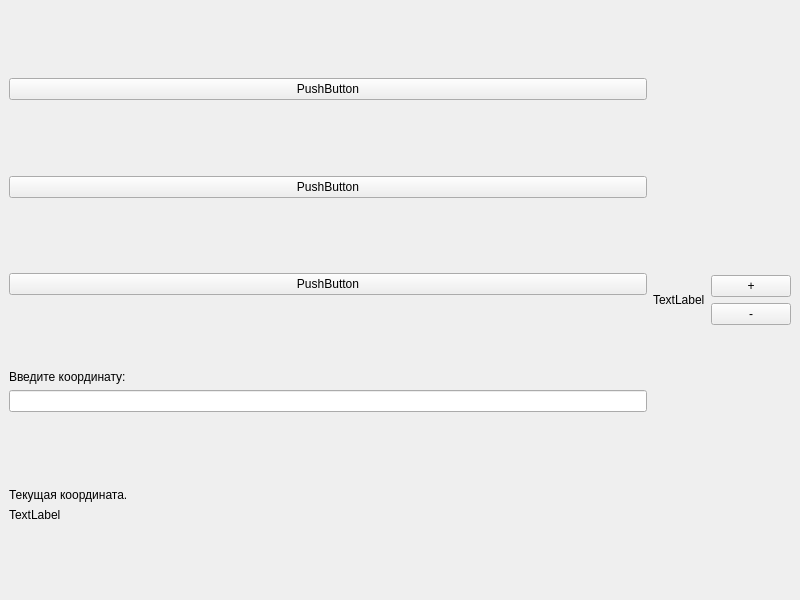
<?xml version="1.0" encoding="UTF-8"?>
<ui version="4.0">
 <class>MainWindow</class>
 <widget class="QMainWindow" name="MainWindow">
  <property name="geometry">
   <rect>
    <x>0</x>
    <y>0</y>
    <width>800</width>
    <height>600</height>
   </rect>
  </property>
  <property name="windowTitle">
   <string>MainWindow</string>
  </property>
  <widget class="QWidget" name="centralwidget">
   <layout class="QHBoxLayout" name="horizontalLayout_2">
    <item>
     <layout class="QHBoxLayout" name="horizontalLayout">
      <item>
       <layout class="QVBoxLayout" name="verticalLayout_3">
        <item>
         <spacer name="verticalSpacer">
          <property name="orientation">
           <enum>Qt::Vertical</enum>
          </property>
          <property name="sizeHint" stdset="0">
           <size>
            <width>20</width>
            <height>40</height>
           </size>
          </property>
         </spacer>
        </item>
        <item>
         <widget class="QPushButton" name="pushButton_3">
          <property name="text">
           <string>PushButton</string>
          </property>
         </widget>
        </item>
        <item>
         <spacer name="verticalSpacer_4">
          <property name="orientation">
           <enum>Qt::Vertical</enum>
          </property>
          <property name="sizeHint" stdset="0">
           <size>
            <width>20</width>
            <height>40</height>
           </size>
          </property>
         </spacer>
        </item>
        <item>
         <widget class="QPushButton" name="pushButton_4">
          <property name="text">
           <string>PushButton</string>
          </property>
         </widget>
        </item>
        <item>
         <spacer name="verticalSpacer_5">
          <property name="orientation">
           <enum>Qt::Vertical</enum>
          </property>
          <property name="sizeHint" stdset="0">
           <size>
            <width>20</width>
            <height>40</height>
           </size>
          </property>
         </spacer>
        </item>
        <item>
         <widget class="QPushButton" name="pushButton_5">
          <property name="text">
           <string>PushButton</string>
          </property>
         </widget>
        </item>
        <item>
         <spacer name="verticalSpacer_6">
          <property name="orientation">
           <enum>Qt::Vertical</enum>
          </property>
          <property name="sizeHint" stdset="0">
           <size>
            <width>20</width>
            <height>40</height>
           </size>
          </property>
         </spacer>
        </item>
        <item>
         <widget class="QLabel" name="label_3">
          <property name="text">
           <string>Введите координату:</string>
          </property>
         </widget>
        </item>
        <item>
         <widget class="QLineEdit" name="field_coord"/>
        </item>
        <item>
         <spacer name="verticalSpacer_7">
          <property name="orientation">
           <enum>Qt::Vertical</enum>
          </property>
          <property name="sizeHint" stdset="0">
           <size>
            <width>20</width>
            <height>40</height>
           </size>
          </property>
         </spacer>
        </item>
        <item>
         <widget class="QLabel" name="label">
          <property name="text">
           <string>Текущая координата.</string>
          </property>
         </widget>
        </item>
        <item>
         <widget class="QLabel" name="label_2">
          <property name="text">
           <string>TextLabel</string>
          </property>
         </widget>
        </item>
        <item>
         <spacer name="verticalSpacer_8">
          <property name="orientation">
           <enum>Qt::Vertical</enum>
          </property>
          <property name="sizeHint" stdset="0">
           <size>
            <width>20</width>
            <height>40</height>
           </size>
          </property>
         </spacer>
        </item>
       </layout>
      </item>
      <item>
       <widget class="QLabel" name="map_image">
        <property name="text">
         <string>TextLabel</string>
        </property>
       </widget>
      </item>
      <item>
       <layout class="QVBoxLayout" name="verticalLayout_4">
        <item>
         <spacer name="verticalSpacer_3">
          <property name="orientation">
           <enum>Qt::Vertical</enum>
          </property>
          <property name="sizeHint" stdset="0">
           <size>
            <width>20</width>
            <height>40</height>
           </size>
          </property>
         </spacer>
        </item>
        <item>
         <widget class="QPushButton" name="button_plus">
          <property name="minimumSize">
           <size>
            <width>20</width>
            <height>20</height>
           </size>
          </property>
          <property name="maximumSize">
           <size>
            <width>100</width>
            <height>100</height>
           </size>
          </property>
          <property name="text">
           <string>+</string>
          </property>
         </widget>
        </item>
        <item>
         <widget class="QPushButton" name="button_minus">
          <property name="minimumSize">
           <size>
            <width>20</width>
            <height>20</height>
           </size>
          </property>
          <property name="maximumSize">
           <size>
            <width>100</width>
            <height>100</height>
           </size>
          </property>
          <property name="text">
           <string>-</string>
          </property>
         </widget>
        </item>
        <item>
         <spacer name="verticalSpacer_2">
          <property name="orientation">
           <enum>Qt::Vertical</enum>
          </property>
          <property name="sizeHint" stdset="0">
           <size>
            <width>20</width>
            <height>40</height>
           </size>
          </property>
         </spacer>
        </item>
       </layout>
      </item>
     </layout>
    </item>
   </layout>
  </widget>
  <widget class="QMenuBar" name="menubar">
   <property name="geometry">
    <rect>
     <x>0</x>
     <y>0</y>
     <width>800</width>
     <height>19</height>
    </rect>
   </property>
  </widget>
 </widget>
 <resources/>
 <connections/>
</ui>
